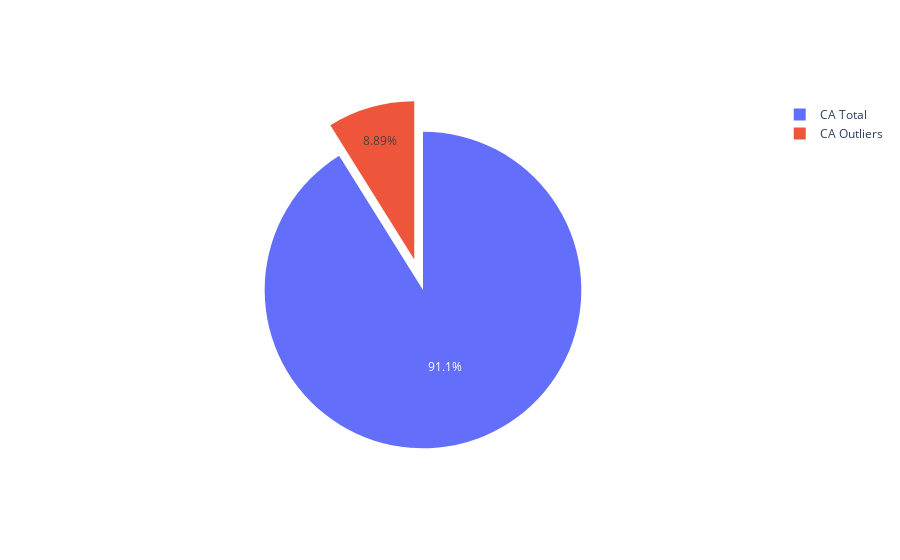

Notebook cell for this chart:
### Markdown cell above
#### Proportion du CA total réalisé par les outliers

### Code cell
# calcul du CA total des outliers : 
CA_out = liste_out["CA"].sum()
print('Le CA total des outliers : ', f'{CA_out:,.2f}', '€')

# représentation graphique sous forme de camembert 
CA = [CA_tot, CA_out]
colors = ['blue', 'red']
fig = go.Figure(data=[go.Pie(labels=['CA Total', 'CA Outliers'], 
                             pull=[0, 0.2],
                            values=[CA[0],CA[1]])])
fig

### Figure 1 — Plotly figure (JSON) as saved in the notebook; plotly's stock layout.template omitted (floating-point values rounded to 4 significant figures)
{"data": [{"labels": ["CA Total", "CA Outliers"], "pull": [0, 0.2], "type": "pie", "values": [70570.0, 6884.0]}], "layout": {}}
